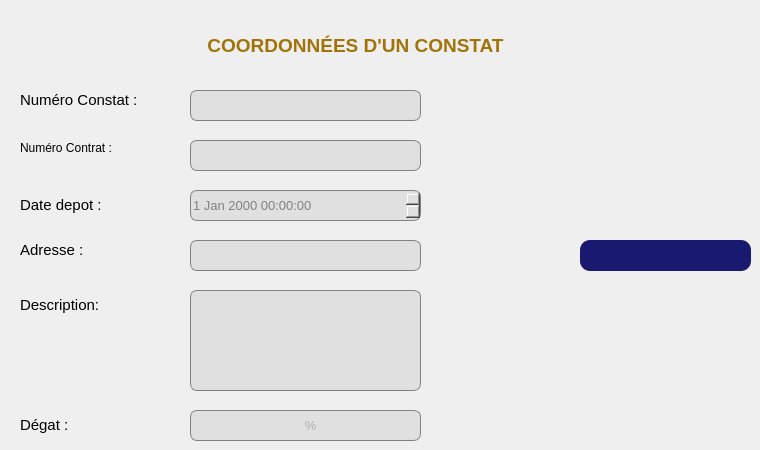
   <widget class="QWidget" name="tab_5">
    <attribute name="title">
     <string>INSERTION</string>
    </attribute>
    <widget class="QLineEdit" name="lineEdit_numero">
     <property name="geometry">
      <rect>
       <x>190</x>
       <y>90</y>
       <width>231</width>
       <height>31</height>
      </rect>
     </property>
     <property name="styleSheet">
      <string notr="true">QLineEdit {
	font: 10pt ;
    background-color: #e0e0e0; /* Couleur de fond par défaut */
    color: #808080; /* Couleur du texte par défaut (gris clair) */
    border: 1px solid #808080; /* Bordure grise par défaut */
    border-radius: 7px; /* Arrondir les coins par défaut */
   /* padding-left: 40px; /* Ajoute un espace à gauche */
    padding-right: 40px; /* Ajoute un espace à droite */

}

QLineEdit:focus {
    background-color: #fafad2; /* Nouvelle couleur de fond lorsque le lineEdit est en focus */
    color: #000000; /* Nouvelle couleur du texte lorsque le lineEdit est en focus (noir) */
    border-color: #D3D3D3; /* Nouvelle couleur de la bordure lorsque le lineEdit est en focus */
}
</string>
     </property>
    </widget>
    <widget class="QLineEdit" name="lineEdit_adresse">
     <property name="geometry">
      <rect>
       <x>190</x>
       <y>240</y>
       <width>231</width>
       <height>31</height>
      </rect>
     </property>
     <property name="styleSheet">
      <string notr="true">QLineEdit {
	font: 10pt ;
    background-color: #e0e0e0; /* Couleur de fond par défaut */
    color: #808080; /* Couleur du texte par défaut (gris clair) */
    border: 1px solid #808080; /* Bordure grise par défaut */
    border-radius: 7px; /* Arrondir les coins par défaut */
   /* padding-left: 40px; /* Ajoute un espace à gauche */
    padding-right: 40px; /* Ajoute un espace à droite */

}

QLineEdit:focus {
    background-color: #fafad2; /* Nouvelle couleur de fond lorsque le lineEdit est en focus */
    color: #000000; /* Nouvelle couleur du texte lorsque le lineEdit est en focus (noir) */
    border-color: #D3D3D3; /* Nouvelle couleur de la bordure lorsque le lineEdit est en focus */
}
</string>
     </property>
    </widget>
    <widget class="QLabel" name="label_30">
     <property name="geometry">
      <rect>
       <x>20</x>
       <y>290</y>
       <width>101</width>
       <height>31</height>
      </rect>
     </property>
     <property name="text">
      <string>&lt;html&gt;&lt;head/&gt;&lt;body&gt;&lt;p&gt;&lt;span style=&quot; font-size:11pt;&quot;&gt;Description: &lt;/span&gt;&lt;/p&gt;&lt;/body&gt;&lt;/html&gt;</string>
     </property>
    </widget>
    <widget class="QLabel" name="label_35">
     <property name="geometry">
      <rect>
       <x>20</x>
       <y>190</y>
       <width>101</width>
       <height>31</height>
      </rect>
     </property>
     <property name="text">
      <string>&lt;html&gt;&lt;head/&gt;&lt;body&gt;&lt;p&gt;&lt;span style=&quot; font-size:11pt;&quot;&gt;Date depot : &lt;/span&gt;&lt;/p&gt;&lt;/body&gt;&lt;/html&gt;</string>
     </property>
    </widget>
    <widget class="QLabel" name="label_38">
     <property name="geometry">
      <rect>
       <x>20</x>
       <y>410</y>
       <width>101</width>
       <height>31</height>
      </rect>
     </property>
     <property name="styleSheet">
      <string notr="true"/>
     </property>
     <property name="text">
      <string>&lt;html&gt;&lt;head/&gt;&lt;body&gt;&lt;p&gt;&lt;span style=&quot; font-size:11pt;&quot;&gt;Dégat :&lt;/span&gt;&lt;/p&gt;&lt;/body&gt;&lt;/html&gt;</string>
     </property>
    </widget>
    <widget class="QLabel" name="label_39">
     <property name="geometry">
      <rect>
       <x>20</x>
       <y>90</y>
       <width>151</width>
       <height>21</height>
      </rect>
     </property>
     <property name="text">
      <string>&lt;html&gt;&lt;head/&gt;&lt;body&gt;&lt;p&gt;&lt;span style=&quot; font-size:11pt;&quot;&gt;Numéro Constat : &lt;/span&gt;&lt;/p&gt;&lt;/body&gt;&lt;/html&gt;</string>
     </property>
    </widget>
    <widget class="QLabel" name="label_40">
     <property name="geometry">
      <rect>
       <x>20</x>
       <y>240</y>
       <width>81</width>
       <height>21</height>
      </rect>
     </property>
     <property name="text">
      <string>&lt;html&gt;&lt;head/&gt;&lt;body&gt;&lt;p&gt;&lt;span style=&quot; font-size:11pt;&quot;&gt;Adresse : &lt;/span&gt;&lt;/p&gt;&lt;/body&gt;&lt;/html&gt;</string>
     </property>
    </widget>
    <widget class="QPushButton" name="pushButton_3">
     <property name="geometry">
      <rect>
       <x>580</x>
       <y>240</y>
       <width>171</width>
       <height>31</height>
      </rect>
     </property>
     <property name="styleSheet">
      <string notr="true">QPushButton {
	image: url(:/images/img/Picsart_24-02-16_20-04-17-307.png);
	font: 12pt &quot;Century Gothic&quot;;
    background-color: #191970; /* Couleur de fond */
    color: #fff; /* Couleur du texte */
    border: none; /* Pas de bordure */
    border-radius: 10px; /* Arrondir les coins */
}

/* Style lorsque la souris survole le bouton */
QPushButton:hover {
	color: rgb(255, 255, 255);

background:#DAA520;
border: none;
}

/* Style lorsque le bouton est enfoncé */
QPushButton:pressed {
    background-color: #b8860b; /* Couleur de fond en cas d'appui */
    border: 1px solid #446cff; /* Bordure en cas d'appui */
}

/* Style lorsque le bouton est enfoncé et coché (utilisé pour les boutons à bascule) */
QPushButton:checked {
    background-color: #3761ff; /* Couleur de fond en cas de bouton coché */
    border: 1px solid #3761ff; /* Bordure en cas de bouton coché */
}




</string>
     </property>
     <property name="text">
      <string/>
     </property>
    </widget>
    <widget class="QLabel" name="label_42">
     <property name="geometry">
      <rect>
       <x>140</x>
       <y>30</y>
       <width>431</width>
       <height>31</height>
      </rect>
     </property>
     <property name="styleSheet">
      <string notr="true">alternate-background-color: rgb(185, 71, 255);</string>
     </property>
     <property name="text">
      <string>&lt;html&gt;&lt;head/&gt;&lt;body&gt;&lt;p align=&quot;center&quot;&gt;&lt;span style=&quot; font-size:14pt; font-weight:696; color:#a17309;&quot;&gt;COORDONNÉES D'UN CONSTAT&lt;/span&gt;&lt;/p&gt;&lt;/body&gt;&lt;/html&gt;</string>
     </property>
    </widget>
    <widget class="QTextEdit" name="textEdit_desc">
     <property name="geometry">
      <rect>
       <x>190</x>
       <y>290</y>
       <width>231</width>
       <height>101</height>
      </rect>
     </property>
     <property name="styleSheet">
      <string notr="true">QTextEdit {
	font: 10pt ;
    background-color: #e0e0e0; /* Couleur de fond par défaut */
    color: #808080; /* Couleur du texte par défaut (gris clair) */
    border: 1px solid #808080; /* Bordure grise par défaut */
    border-radius: 7px; /* Arrondir les coins par défaut */
    /*padding-left: 40px; /* Ajoute un espace à gauche */
    padding-right: 40px; /* Ajoute un espace à droite */

}

QTextEdit:focus {
    background-color: #fafad2; /* Nouvelle couleur de fond lorsque le lineEdit est en focus */
    color: #000000; /* Nouvelle couleur du texte lorsque le lineEdit est en focus (noir) */
    border-color: #D3D3D3; /* Nouvelle couleur de la bordure lorsque le lineEdit est en focus */
}
</string>
     </property>
    </widget>
    <widget class="QLineEdit" name="lineEdit_degat">
     <property name="geometry">
      <rect>
       <x>190</x>
       <y>410</y>
       <width>231</width>
       <height>31</height>
      </rect>
     </property>
     <property name="styleSheet">
      <string notr="true">QLineEdit {
	font: 10pt ;
    background-color: #e0e0e0; /* Couleur de fond par défaut */
    color: #808080; /* Couleur du texte par défaut (gris clair) */
    border: 1px solid #808080; /* Bordure grise par défaut */
    border-radius: 7px; /* Arrondir les coins par défaut */
 /*   padding-left: 40px; /* Ajoute un espace à gauche */
    padding-right: 40px; /* Ajoute un espace à droite */

}

QLineEdit:focus {
    background-color: #fafad2; /* Nouvelle couleur de fond lorsque le lineEdit est en focus */
    color: #000000; /* Nouvelle couleur du texte lorsque le lineEdit est en focus (noir) */
    border-color: #D3D3D3; /* Nouvelle couleur de la bordure lorsque le lineEdit est en focus */
}
</string>
     </property>
     <property name="placeholderText">
      <string>                               %</string>
     </property>
    </widget>
    <widget class="QDateTimeEdit" name="dateEdit_date">
     <property name="geometry">
      <rect>
       <x>190</x>
       <y>190</y>
       <width>231</width>
       <height>31</height>
      </rect>
     </property>
     <property name="styleSheet">
      <string notr="true">QDateTimeEdit {
	font: 10pt ;
    background-color: #e0e0e0; /* Couleur de fond par défaut */
    color: #808080; /* Couleur du texte par défaut (gris clair) */
    border: 1px solid #808080; /* Bordure grise par défaut */
    border-radius: 7px; /* Arrondir les coins par défaut */
   /* padding-left: 40px; /* Ajoute un espace à gauche */
    padding-right: 40px; /* Ajoute un espace à droite */

}

QDateTimeEdit:focus {
    background-color: #fafad2; /* Nouvelle couleur de fond lorsque le lineEdit est en focus */
    color: #000000; /* Nouvelle couleur du texte lorsque le lineEdit est en focus (noir) */
    border-color: #D3D3D3; /* Nouvelle couleur de la bordure lorsque le lineEdit est en focus */
}
</string>
     </property>
    </widget>
    <widget class="QLineEdit" name="lineEdit_numeroC">
     <property name="geometry">
      <rect>
       <x>190</x>
       <y>140</y>
       <width>231</width>
       <height>31</height>
      </rect>
     </property>
     <property name="styleSheet">
      <string notr="true">QLineEdit {
	font: 10pt ;
    background-color: #e0e0e0; /* Couleur de fond par défaut */
    color: #808080; /* Couleur du texte par défaut (gris clair) */
    border: 1px solid #808080; /* Bordure grise par défaut */
    border-radius: 7px; /* Arrondir les coins par défaut */
   /* padding-left: 40px; /* Ajoute un espace à gauche */
    padding-right: 40px; /* Ajoute un espace à droite */

}

QLineEdit:focus {
    background-color: #fafad2; /* Nouvelle couleur de fond lorsque le lineEdit est en focus */
    color: #000000; /* Nouvelle couleur du texte lorsque le lineEdit est en focus (noir) */
    border-color: #D3D3D3; /* Nouvelle couleur de la bordure lorsque le lineEdit est en focus */
}
</string>
     </property>
    </widget>
    <widget class="QLabel" name="label_6">
     <property name="geometry">
      <rect>
       <x>20</x>
       <y>140</y>
       <width>161</width>
       <height>16</height>
      </rect>
     </property>
     <property name="styleSheet">
      <string notr="true">font: 75 11pt &quot;MS Shell Dlg 2&quot;;</string>
     </property>
     <property name="text">
      <string>Numéro Contrat :</string>
     </property>
    </widget>
   </widget>
